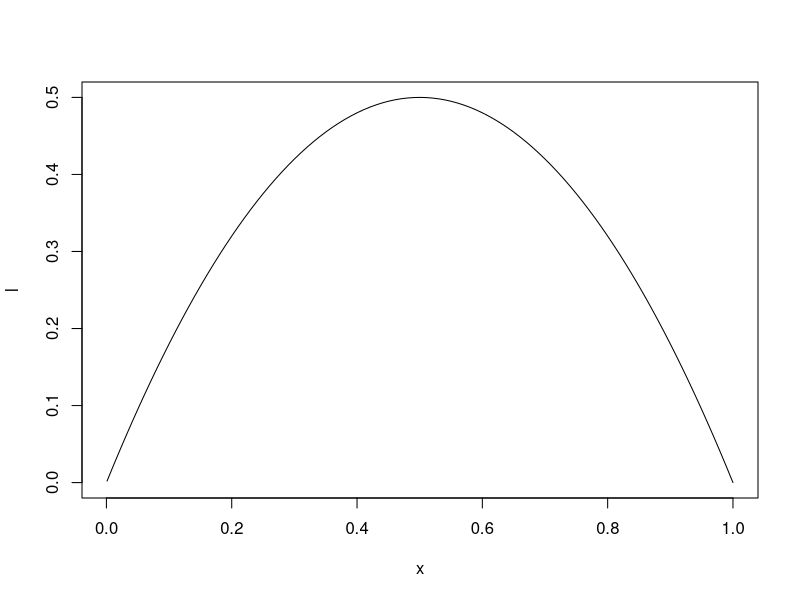

Write the R code that produced this figure.
## ---- chunk 1
dbinom(0, 2, 0.5) # Y = 0
dbinom(1, 2, 0.5) # Y = 1
dbinom(2, 2, 0.5) # Y = 2
## ---- chunk 2
dbinom(0, 2, 0.6) # Y = 0
dbinom(1, 2, 0.6) # Y = 1
dbinom(2, 2, 0.6) # Y = 2
## ---- chunk 3
dbinom(0, 2, 0.4) # Y = 0
dbinom(1, 2, 0.4) # Y = 1
dbinom(2, 2, 0.4) # Y = 2
## ---- chunk 4
l <- function(p) {
  2 * p * (1-p)
}
plot(l, c(0.001, 0.999))
## ---- chunk 5
dmultinom(c(1, 2, 0), prob = c(0.25, 0.5, 0.25))
## ---- chunk 6
prop.test(344, 1170, 0.5, conf.level = 0.99, alternative = "greater")
## ---- chunk 7
prop.test(344, 1170, 0.5, conf.level = 0.99, alternative = "less")
## ---- chunk 8
prop.test(344, 1170, 0.5, conf.level = 0.99)
